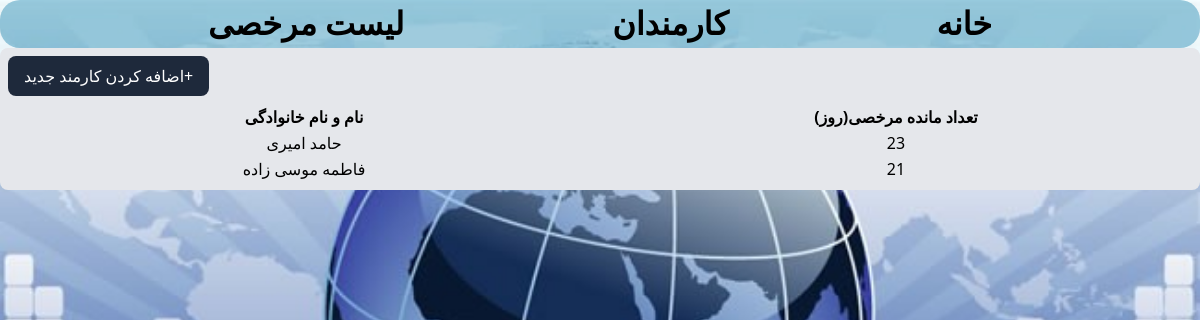
/members, run on the app's committed database.
### main.py (models this page shows)
class Employee(db.Model):
    id = db.Column(db.Integer, primary_key=True)
    name = db.Column(db.String(100), nullable=False)
    leave_balance = db.Column(db.Integer, default=26)

### main.py (the view)
@app.route('/members')
def members_view():
    members = Employee.query.all()
    return render_template('members.html', members=members)

### templates/members.html (shortened to what this page needs)
<!DOCTYPE html>
<html lang="en">
<head>
    <script src="https://cdn.tailwindcss.com"></script>
</head>
<body>
    <div>
        <aside>
            <ul>
                <li >
                    <a href="leave-list">لیست مرخصی</a>
                </li>
                <li >
                    <a href="/members">کارمندان</a>
                </li>
                <li>
                    <a href="/">خانه</a>
                </li>
            </ul>
        </aside>
        <main class="w-full bg-gray-200 rounded-lg p-2">
            <div class="mb-2">
                <a href="/create-member"><button type="submit" class="bg-slate-800 text-white px-4 py-2 rounded-lg">اضافه کردن کارمند جدید+</button></a>
            </div>
            <table class="table-fixed w-full text-center">
                <thead>
                    <tr>
                        <th>نام و نام خانوادگی</th>
                        <th>تعداد مانده مرخصی(روز)</th>
                    </tr>
                </thead>
                <tbody>
                    {% for member in members %}
                    <tr>
                        <td>{{ member.name }}</td>
                        <td>{{ member.leave_balance }}</td>
                    </tr>
                    {% endfor %}
                </tbody>
            </table>
        </main>
    </div>
</body>
</html>

### templates/members.html (style rules this page uses)
body { background-image: url('http://127.0.0.1:5000/static/4.jpg'); background-size: cover; background-repeat: no-repeat; }
ul { font-family:'B Titr', Times, serif ; font-weight: bold; font-size: 2em; list-style-type: none; padding: 10px; display: flex; border-radius: 20px; justify-content: space-evenly; width: 100%; text-align: center; background-color: #0176a460; margin: 0; }
li { display: inline; }

### data on the page
Employee: name "حامد امیری", leave_balance "23"
Employee: name "فاطمه موسی زاده", leave_balance "21"
